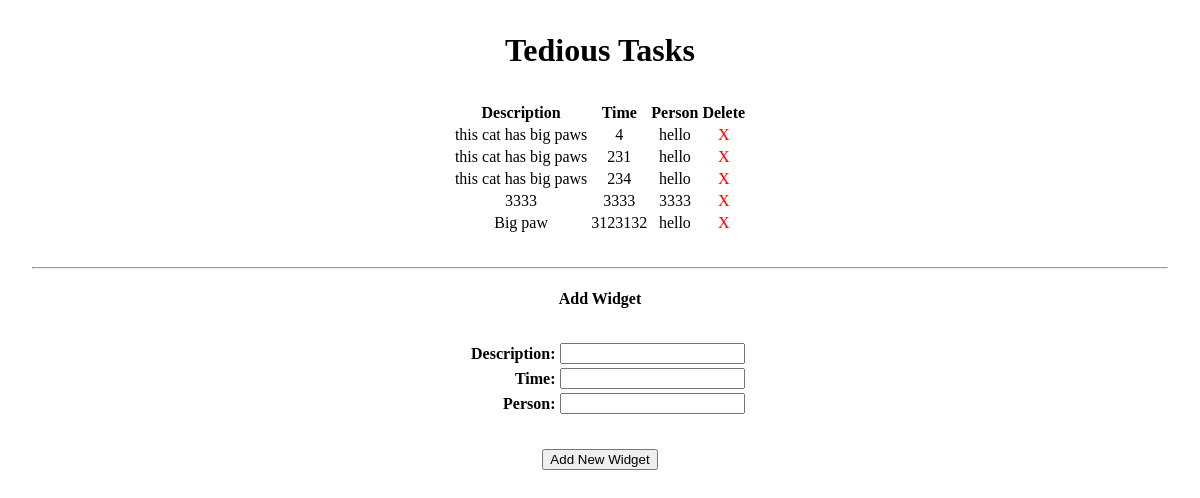
The page / on the database its author committed.
### main_app/models.py (models this page shows, shortened)
class Widget(models.Model):
    description = models.CharField(max_length=100)
    time = models.IntegerField()
    person = models.CharField(max_length=50)

### main_app/views.py (the view)
# urls.py: path('', views.home, name='home'),
def home(request):
    widget = Widget.objects.all
    form = WidgetForm()
    return render(request, 'index.html', {'form': form, 'widget': widget})

### main_app/forms.py
class WidgetForm(ModelForm):
    class Meta:
        model = Widget
        fields = '__all__'

### main_app/templates/index.html (shortened to what this page needs)
{% load static %}
<!DOCTYPE html>
<html lang="en">
  <head>
    <link
      rel="stylesheet"
      href="https://unpkg.com/purecss@1.0.0/build/pure-min.css"
    />
    <link
      rel="stylesheet"
      type="text/css"
      href="{% static 'css/style.css' %}"
    />
  </head>
  <body>
    <h1>Tedious Tasks</h1>
    {% if widget|length == 0 %}
    <h3>No Tasks Exist</h3>
    {% else %}
    <table>
      <thead>
        <tr>
          <th>Description</th>
          <th>Time</th>
          <th>Person</th>
          <th>Delete</th>
        </tr>
      </thead>
      <tbody>
        {% for w in widget %}
        <tr>
          <td>{{w.description}}</td>
          <td>{{w.time}}</td>
          <td>{{w.person}}</td>
          <td id="X">
            <a id="X" href="{% url 'widget_delete' w.id %}">X</a>
          </td>
        </tr>
        {% endfor %}
      </tbody>
    </table>
    {% endif %}
    <hr />
    <h4>Add Widget</h4>
    <form action="{% url 'widgets_create' %}" method="post">
      <table>
        {{ form.as_table }}
      </table>
      <input type="submit" value="Add New Widget" class="btn" />
    </form>
  </body>
</html>

### main_app/static/css/style.css (style rules this page uses)
body { text-align: center; margin: 2rem; }
label { display: inline-block; width: 100px; text-align: right; }
#X { color: red; }
table { margin: 2rem auto; }
table a { color: red; text-decoration: none; }

### rows shown on the page
Widget: description "this cat has big paws", time "4", person "hello"
Widget: description "this cat has big paws", time "231", person "hello"
Widget: description "this cat has big paws", time "234", person "hello"
Widget: description "3333", time "3333", person "3333"
Widget: description "Big paw", time "3123132", person "hello"
